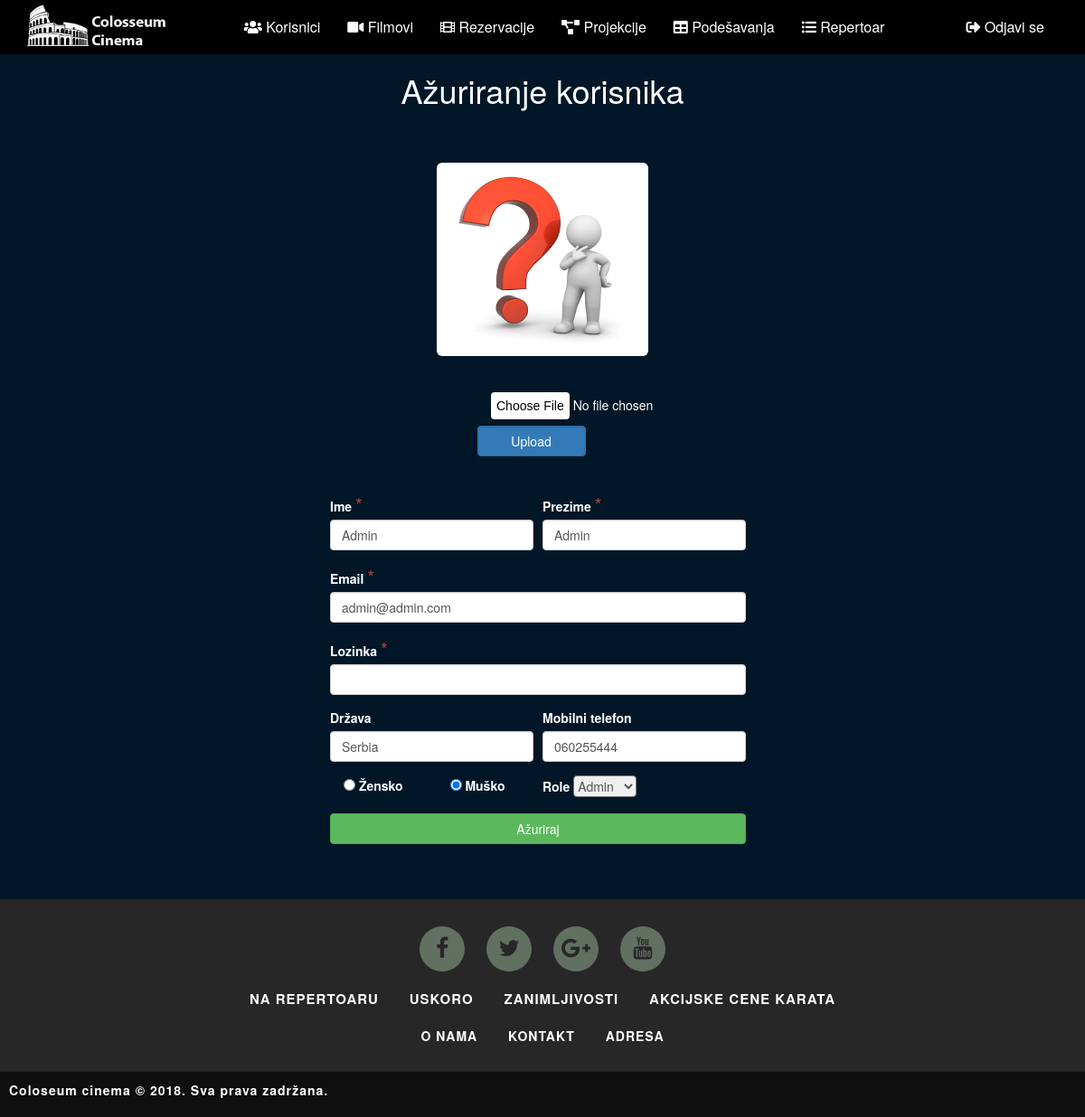
The page /user/edit/1 (signed in) on the database its author committed.
### tables this page shows
CREATE TABLE `users` (
  `id` int(11) NOT NULL,
  `firstName` varchar(255) DEFAULT NULL,
  `lastName` varchar(255) DEFAULT NULL,
  `email` varchar(255) DEFAULT NULL,
  `role` varchar(20) DEFAULT NULL,
  `password` varchar(255) DEFAULT NULL,
  `gender` varchar(255) DEFAULT NULL,
  `country` varchar(255) DEFAULT NULL,
  `mobilePhone` varchar(255) DEFAULT NULL,
  `path` varchar(255) NOT NULL DEFAULT 'web/images/no-image.png',
  `confirmation_code` varchar(255) DEFAULT NULL,
  `confirmed` int(11) NOT NULL DEFAULT '0'
);

### controllers/user.php (called while the page is built, shortened)
<?php
class User extends Controller {
	public function edit($id)
	{
		$this->view->user = $this->model->userSingleList($id);
        $this->view->title = 'Ažuriranje korisnika';
		$this->view->render('user/edit');
	}
}

### index.php (called while the page is built, shortened)
<?php
require 'libs/Controller.php';
require 'libs/Model.php';
require 'libs/Database.php';
$app = new Bootstrap();

### libs/Database.php (called while the page is built, shortened)
<?php
class Database extends PDO
{
    public function findById($table, $id)
    {
        $sth = $this->prepare("SELECT * FROM $table WHERE id = :id");
        try {
            $sth->bindValue(':id', $id);
            $sth->execute();
            return $sth->fetch();
        } catch (PDOException $ex) {
            echo $ex->getMessage();
            return false;
        }
    }
}

### models/user_model.php (called while the page is built, shortened)
<?php
class User_Model extends Model
{
    public function userSingleList($id)
    {
        return $this->db->findById(TABLE_USERS,$id);
    }
}

### libs/Controller.php (called while the page is built, shortened)
<?php
class Controller
{
    public function loadModel($name)
    {
        $path = 'models/' . $name . '_model.php';
        if (file_exists($path)) {
            $this->model = new $modelName();
        }
    }
}

### libs/Model.php (called while the page is built)
<?php
class Model {
	function __construct() {
        $this->db = new Database(DB_TYPE, DB_HOST, DB_NAME, DB_USER, DB_PASS);
	}
}

### views/user/edit.php (the view, shortened to what this page needs)
<div class="edit-content">
	<div class="container">
		<h1 class="text-center" style="color: white">Ažuriranje korisnika</h1>
		<form  method="POST" action="<?php echo URL;?>user/editSave/<?php echo $this->user['id']; ?>" enctype="multipart/form-data" class="form-container upload">
            <div class="form-row">
                <img class="img-responsive img-rounded" src="<?php echo URL .$this->user['path']; ?>"  style="  width: 234px; height: 214.75px; margin: auto;">
            </div>
            <div class="form-row">
                <div class="form-group col-md-3 input">
                    <input type="file" name ="file" >
                </div>
            </div>
            <div class="form-row">
                <div class="form-group col-md-3">
                    <button type="submit" class="btn btn-primary btn-block form-control" name="action" value = "Upload" style="width: 120px;margin-top: 77px;">Upload</button>
                </div>
            </div>
        </form>
		<form method="post" action="<?php echo URL;?>user/editSave/<?php echo $this->user['id']; ?>">
			<div class="form-row">
				<div class="form-group col-md-6">
			    <label for="inputEmail4">Ime</label>
                    <span class="mandatory">*</span>
			    <input type="text" name="firstName" class="form-control" value="<?php echo $this->user['firstName']; ?>" />
				</div>
				<div class="form-group col-md-6">
			    <label for="inputPassword4">Prezime</label>
                    <span class="mandatory">*</span>
			    <input type="text" name="lastName" class="form-control"	 value="<?php echo $this->user['lastName']; ?>" />
				</div>
			</div>
			<div class="form-row">
			    <div class="form-group col-md-12">
			        <label for="inputEmail4">Email</label>
			        <span class="mandatory">*</span>
			        <input type="text" name="email" class="form-control" value="<?php echo $this->user['email']; ?>" />
			    </div>
			</div>
			<div class="form-row">
			    <div class="form-group col-md-12">
			        <label for="inputEmail4">Lozinka</label>
			        <span class="mandatory">*</span>
			        <input type="password" class="form-control" name="password" />
			    </div>
			</div>
			<div class="form-row">
			    <div class="form-group col-md-6">
			        <label for="inputEmail4">Država</label>
			        <input type="text" name="country" class="form-control" value="<?php echo $this->user['country']; ?>" />
			    </div>
			    <div class="form-group col-md-6">
			        <label for="inputPassword4">Mobilni telefon</label>
			        <input type="text" name="mobilePhone" class="form-control" value="<?php echo $this->user['mobilePhone']; ?>" />
			    </div>
			</div>
			<div class="form-row">
				<div class="form-group col-md-3">
			        <input class="gender-famlae" type="radio" name="gender" value="female" <?php if($this->user['gender'] == 'female') echo 'checked'; ?> />
			        <label for="inputEmail4">Žensko</label>
			    </div>
			    <div class="form-group col-md-3">
			        <input class="gender-male" type="radio" name="gender" value="male" <?php if($this->user['gender'] == 'male') echo 'checked'; ?> />
			       	<label for="inputEmail4">Muško</label>
			    </div>
			    <div class="form-group col-md-6">
			        <label>Role</label>
					<select name="role">
						<option value="admin" <?php if($this->user['role'] == 'admin') echo 'selected'; ?>>Admin</option>
					</select>
			    </div>
			</div>
		<button type="submit" class="btn btn-success btn-block">Ažuriraj</button>
		</form>
	</div>
</div>

### web/css/style.css (style rules this page uses)
html body { background-color: #011627; }
.form-container { color: white;padding: 50px 60px;margin-top: 20vh;margin-bottom: 100px; }
.edit-content { margin-top: 0px; }
.edit-content form { margin-top: 0px; }
.edit-content .container form .form-row .form-group.col-md-6, .edit-content .container form .form-row .form-group.col-md-12 { padding-left:0px;padding-right: 10px; }
.edit-content .container { width: 500px; }
.edit-content .container form .btn { width: 460px; }
.edit-content select { width: 70px;border-radius: 4px;color: #555555 }
.mandatory { color: #a94442; font-size: 20px; }
form { color:white; }
.edit-content .container .upload .form-row .form-group.col-md-3 input { position: relative; top: 40px; left: 103px; }
* { margin:0px; padding: 0px; box-sizing: border-box; }

### rows shown on the page
users: path (placeholder picture), firstName "Admin", lastName "Admin", email "admin@admin.com", country "Serbia", mobilePhone "060255444", gender "☑", role "Admin"
